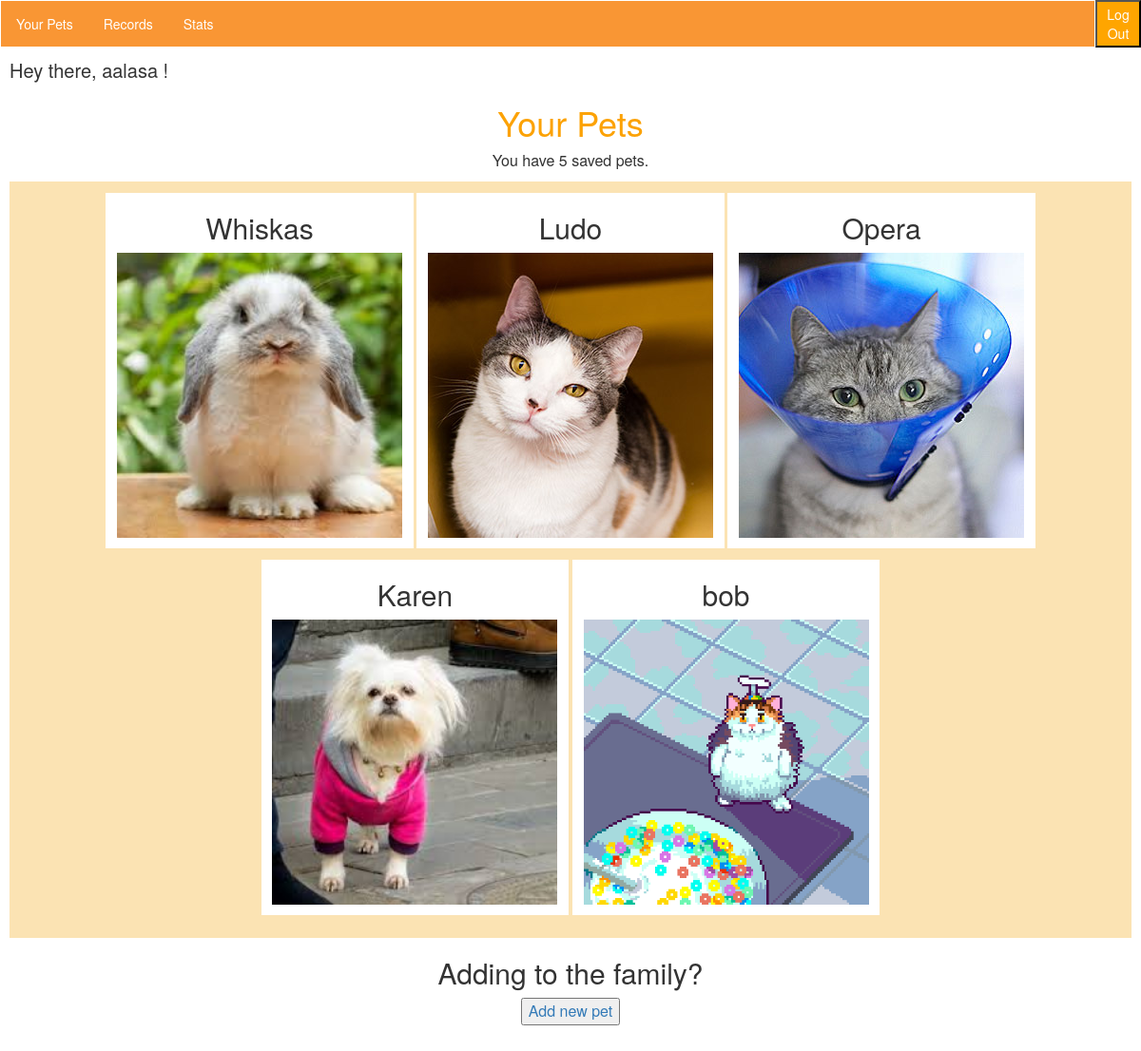
/records/pets/ (signed in), run on the app's committed database.
### records/models.py (models this page shows, shortened)
class Pet(models.Model):
    petName = models.CharField(max_length=100, default='My Pet')
    petImage = models.ImageField(default='default.png', blank=True)
    author = models.ForeignKey(User, on_delete=models.CASCADE, default=None)

### records/views.py (the view)
@login_required(login_url="/accounts/login/")
def your_pet(request):
    pets = Pet.objects.filter(author=request.user)
    numberOfPets = len(pets)
    return render(request, 'records/your-pet.html', {'pets': pets, 'number': numberOfPets},)

### records/templates/records/your-pet.html
{% extends 'interior_layout.html' %}
{% block content %}
<h1>Your Pets</h1>
<div style="font-size:medium; margin-left: 0%; background:transparent; text-align:center;">
    <p>You have {{number}} saved pets.</p></div>
<div id="family_wrapper" style="margin: 0; padding:1%; background:#fbe3b3; text-align:center;">
        {% for pet in pets %}
    <div class="individual_pet" style="background:white; margin-bottom:1%; padding-right:1%; padding-bottom:1%; padding-left:1%; width:auto; text-align:center; display:inline-block;" >
        <h2>{{pet.petName}}</h2>
        <img src="{{ pet.petImage.url }}" width="300px"></div>
    {% endfor %}
</div>
<div style="font-size:medium; margin-bottom: 5%; background:transparent; text-align:center;"><h2>Adding to the family?</h2>
    <a href="/records/addpet"><button>Add new pet</button></a></div>
    </div>
{% endblock %}

### templates/interior_layout.html (shortened to what this page needs)
{% load static from staticfiles %}
<html>
    <head>
        <link rel="stylesheet" href="//maxcdn.bootstrapcdn.com/bootstrap/3.2.0/css/bootstrap.min.css">
        <link rel="stylesheet" href="//maxcdn.bootstrapcdn.com/bootstrap/3.2.0/css/bootstrap-theme.min.css">
        <link rel="stylesheet" href="{% static 'style.css' %}">
    </head>
    <body>
        <div class="navbar" style="width:96%; float:left; display:inline;">
            <ul>
                <li><a href="/records/your-pet">Your Pets</a></li>
                                <li><a href="/records">Records</a></li>
                <li><a href="/records/stats">Stats</a></li>
            </ul></div>
<ul class="logout_button" style="height:99px; margin-right:0px; background:orange; color:white; border:0px; position:absolute; display:inline; clear:right; margin-left:0px; margin-top:0px; width:auto;">
                    <form class="logout-link" action="/accounts/logout/" method="POST">
                        <button class="logout_button" style="height:50%; width:auto; background:orange;" type="submit">Log Out</button>
                    </form>
            </ul>
<br >
        <div class="wrapper">
            <p style=" font-size: 20px;">Hey there, {{ request.user }} !</p>
            {% block content %}
            {% endblock %}
    </body>
</html>

### records/static/style.css (style rules this page uses)
body { background: #ffffff; }
h1 { text-align: center; color: #FCA205; }
.navbar { height: 40px; }
ul { list-style-type: none; margin: 0; padding: 0; overflow: hidden; background-color: #f99634; }
li { float: left; }
li a { display: block; color: white; text-align: center; padding: 14px 16px; text-decoration: none; }
* { box-sizing: border-box; }
.wrapper { width:100%; background:white; position:absolute; margin-top:30px; padding:10px; }

### data on the page
Pet: petName "Whiskas", petImage (picture)
Pet: petName "Ludo", petImage (picture)
Pet: petName "Opera", petImage (picture)
Pet: petName "Karen", petImage (picture)
Pet: petName "bob", petImage (placeholder picture)

### other printed values
{{ request.user }} "aalasa"
{{ number }} "5"
